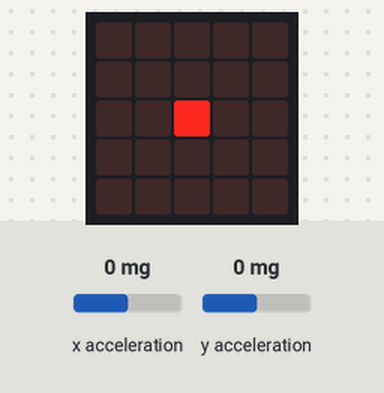
This program was run on a simulated BBC micro:bit running MicroPython. Shown: the board's 5×5 LED display. The inputs (shaded band) are chosen by the test bench; at power-on: x acceleration 0 mg, y acceleration 0 mg. Dim RGB values are drawn brighter than linear.

Above: at 1.2 s.
1.3 s: x acceleration set to -1440 mg
At 2.9 s:
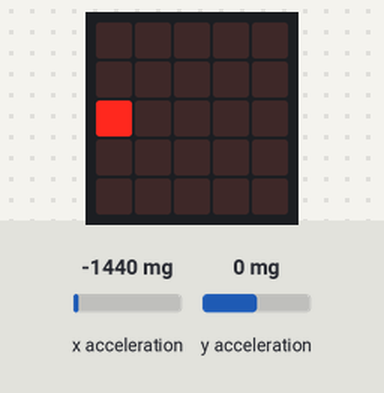
3.2 s: y acceleration set to -750 mg
At 4.8 s:
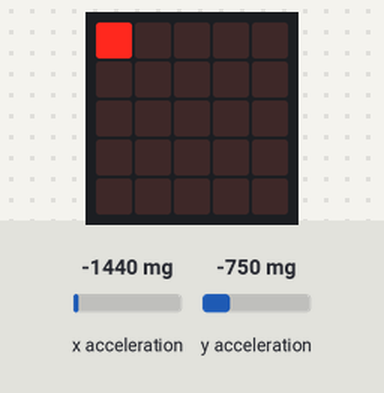
5.0 s: x acceleration set to 750 mg
At 6.68 s:
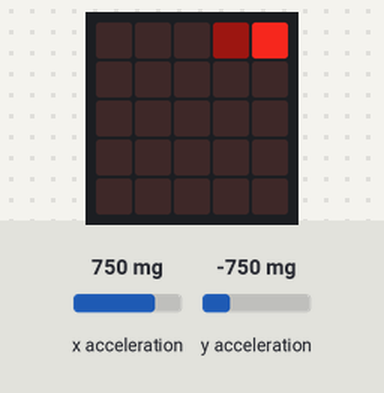
6.8 s: y acceleration set to 30 mg
At 6.88 s:
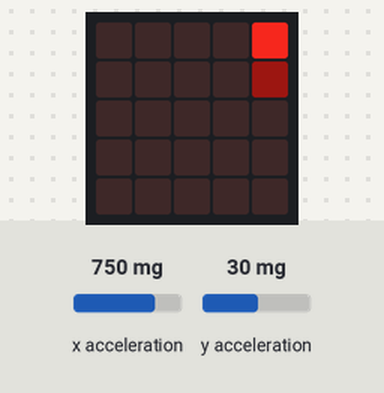
8.6 s: x acceleration set to -750 mg
At 10.34 s:
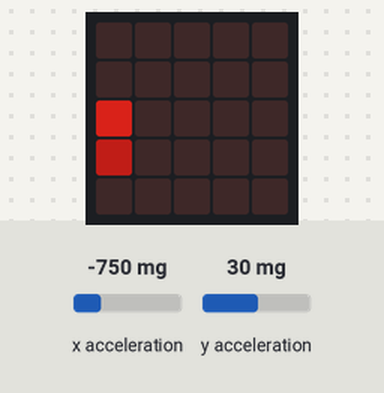
10.4 s: x acceleration set to 0 mg
At 12.95 s:
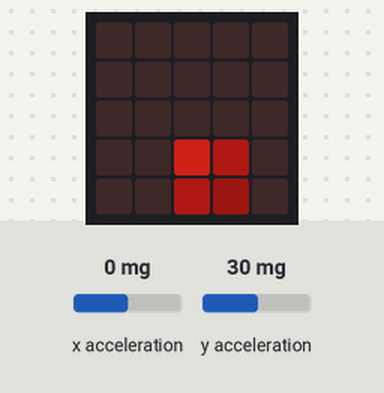

The program:

physics.py
```python
import microbit
import math

# ================================================================================
# Drawing library
# ================================================================================

MAX_BRIGHTNESS = 9


def add_pixel(image, x, y, brightness):
    """ Adds the given brightness to the image at int coordinates (x, y). """
    current = image.get_pixel(x, y)
    image.set_pixel(x, y, min(round(current + brightness), MAX_BRIGHTNESS))


def plot(image, x, y):
    """
    Draws an anti-aliased pixel at float coordinates (x, y).
    Simple algorithm from: https://en.wikipedia.org/wiki/Spatial_anti-aliasing
    """
    width = image.width()
    height = image.height()
    for round_x in range(math.floor(x), math.ceil(x) + 1):
        if round_x < 0 or round_x >= width:
            continue
        for round_y in range(math.floor(y), math.ceil(y) + 1):
            if round_y < 0 or round_y >= height:
                continue
            percent_x = 1 - abs(x - round_x)
            percent_y = 1 - abs(y - round_y)
            percent = percent_x * percent_y
            add_pixel(image, round_x, round_y, percent * MAX_BRIGHTNESS)


def line(image, start_x, start_y, end_x, end_y):
    """
    Draws line between float coordinates (start_x, start_y) and (end_x, end_y).
    """
    delta_x = end_x - start_x
    delta_y = end_y - start_y
    max_t = round(math.sqrt(delta_x * delta_x + delta_y * delta_y))
    if max_t == 0:
        plot(image, (start_x + end_x) / 2, (start_y + end_y) / 2)
        return
    for t in range(max_t + 1):
        plot(image, start_x + delta_x * t /
             max_t, start_y + delta_y * t / max_t)


def circle(image, x, y, r):
    """ Draws empty circle of radius r centered at float coords (x, y). """
    max_t = round(2 * math.pi * r)
    for t in range(max_t):
        plot(image, x + r * math.cos(2 * math.pi * t / max_t),
             y + r * math.sin(2 * math.pi * t / max_t))


def fill_circle(image, x, y, r):
    """ Draws filled circle of radius r centered at float coords (x, y). """
    width = image.width()
    height = image.height()
    r_squared = r * r
    min_x = math.ceil(x - r)
    max_x = math.floor(x + r)
    min_y = math.ceil(y - r)
    max_y = math.floor(y + r)
    for round_x in range(min_x, max_x + 1):
        if round_x < 0 or round_x >= width:
            continue
        for round_y in range(min_y, max_y + 1):
            if round_y < 0 or round_y >= height:
                continue
            dx = round_x - x
            dy = round_y - y
            if dx * dx + dy * dy < r_squared:
                image.set_pixel(round_x, round_y, MAX_BRIGHTNESS)
    circle(image, x, y, r)


# ================================================================================
# Physics simulation
# ================================================================================

COR = 0.8
MIN_DT = 0.1
EPSILON = 0.001


def solve_quad(a, b, c):
    """ Gives a tuple of solutions for ax^2 + bx + c = 0. """
    discriminant = math.sqrt(b * b - 4 * a * c)
    solution_1 = (-b - discriminant) / (2 * a)
    solution_2 = (-b + discriminant) / (2 * a)
    return (solution_1, solution_2) if solution_1 < solution_2 \
        else (solution_2, solution_1)


def simulate(x, u, a, dt, max_x):
    """ Returns tuple of new x, v and dt after one-dimensional simulation. """
    new_x = x + u * dt + 0.5 * a * dt * dt
    if new_x < 0:
        if a != 0:
            (solution_1, solution_2) = solve_quad(0.5 * a, u, x)
            solution = solution_1 if solution_1 > 0 else solution_2
        else:
            solution = -x / u
        v = -COR * (u + a * solution)
        return (EPSILON, v, dt - solution)
    elif new_x > max_x:
        if a != 0:
            (solution_1, solution_2) = solve_quad(0.5 * a, u, x - max_x)
            solution = solution_1 if solution_1 > 0 else solution_2
        else:
            solution = (max_x - x) / u
        v = -COR * (u + a * solution)
        return (max_x - EPSILON, v, dt - solution)
    else:
        return (new_x, u + a * dt, 0)


last_t = microbit.running_time()
x = 2
y = 2
vx = 0
vy = 0
while True:
    t = microbit.running_time()
    dt = (t - last_t) / 1000
    if dt < MIN_DT:
        continue
    last_t = t

    ax = microbit.accelerometer.get_x() / 5
    ay = microbit.accelerometer.get_y() / 5

    # Repeat while there is still time left to simulate
    while dt > 0:
        candidate_x = simulate(x, vx, ax, dt, 4)
        candidate_y = simulate(y, vy, ay, dt, 4)
        if candidate_x[2] == candidate_y[2]:
            (x, vx, dt) = candidate_x
            (y, vy, _) = candidate_y
        elif candidate_x[2] > candidate_y[2]:
            (y, vy, _) = simulate(y, vy, ay, dt - candidate_x[2], 4)
            (x, vx, dt) = candidate_x
        else:
            (x, vx, _) = simulate(x, vx, ax, dt - candidate_y[2], 4)
            (y, vy, dt) = candidate_y

    image = microbit.Image(5, 5)
    plot(image, x, y)
    microbit.display.show(image)
```

Measured:
- after the input at 1.3 s, the display: first changes at once (image 1 shows a later state)
- after the input at 3.2 s, the display: first changes at once (image 2 shows a later state)
- after the input at 5.0 s, the display: first changes at once (image 3 shows a later state)
- after the input at 6.8 s, the display: changes at once (image 4)
- after the input at 8.6 s, the display: first changes at once (image 5 shows a later state)
- after the input at 10.4 s, the display: first differs from a run without the input after 0.15 s (image 6 shows a later state)
